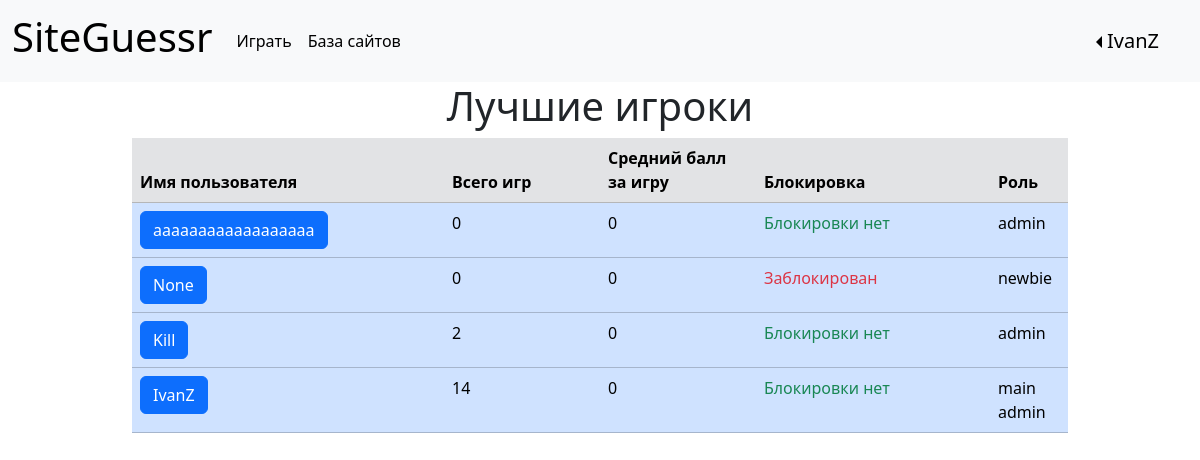
Page /user (signed in) on the earlier database version.
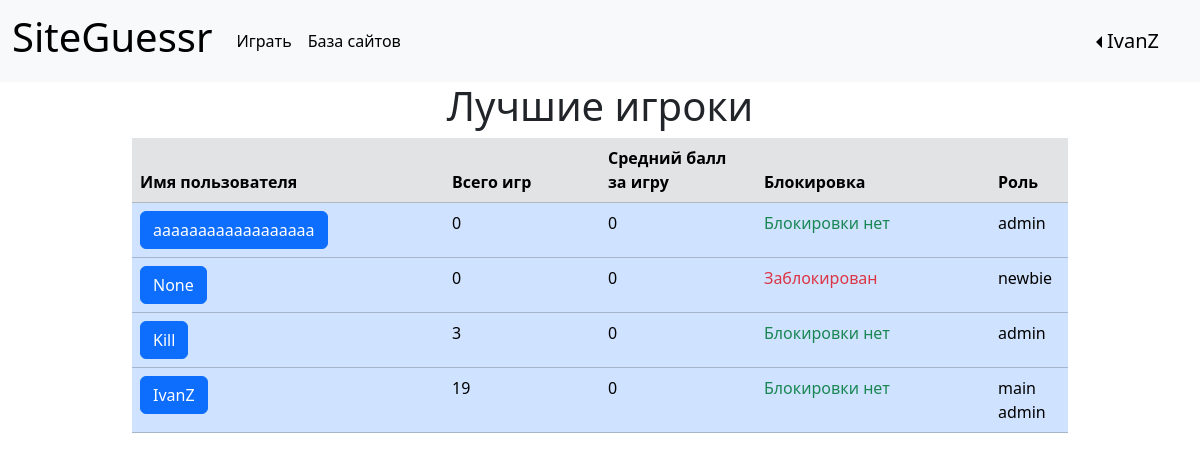
Same page on the later database version.
### data/users.py (models this page shows, shortened)
class User(SqlAlchemyBase, UserMixin, SerializerMixin):
    __tablename__ = 'user'
    id = sqlalchemy.Column(sqlalchemy.Integer,
                           primary_key=True, autoincrement=True)
    login = sqlalchemy.Column(sqlalchemy.String, unique=True, nullable=True)
    description = sqlalchemy.Column(sqlalchemy.String)  # описание
    role = sqlalchemy.Column(sqlalchemy.String, nullable=True, default="newbie")  # роль
    banned = sqlalchemy.Column(sqlalchemy.Boolean, nullable=True, default=False)  # бан
    created_date = sqlalchemy.Column(sqlalchemy.DateTime)
    modified_date = sqlalchemy.Column(sqlalchemy.DateTime)
    hashed_password = sqlalchemy.Column(sqlalchemy.String, nullable=True)
    statistic = orm.relationship("Statistic", back_populates='user', uselist=False)
    games = orm.relationship("Game", back_populates='user')
    website = orm.relationship("Website", back_populates='user')

### data/statistics.py (models this page shows)
class Statistic(SqlAlchemyBase, UserMixin, SerializerMixin):
    __tablename__ = 'statistic'
    id = sqlalchemy.Column(sqlalchemy.Integer,
                           primary_key=True, autoincrement=True)
    user_id = sqlalchemy.Column(sqlalchemy.Integer, sqlalchemy.ForeignKey("user.id"), nullable=True, unique=True)
    total_games = sqlalchemy.Column(sqlalchemy.Integer, nullable=True, default=0)  # общее количество сыгранных игр
    correct_answers = sqlalchemy.Column(sqlalchemy.Integer, nullable=True, default=0)  # количество правильных ответов
    wrong_answers = sqlalchemy.Column(sqlalchemy.Integer, nullable=True, default=0)  # количество неправильных ответов
    average_score = sqlalchemy.Column(sqlalchemy.Integer, nullable=True, default=0)  # средний балл за игру
    best_score = sqlalchemy.Column(sqlalchemy.Integer, nullable=True, default=0)  # лучший счёт
    user = orm.relationship('User')

### main.py (the view)
@app.route('/user', methods=['GET', 'POST'])
@login_required
def all_users():
    if not current_user.role == "main admin":
        return redirect("/")
    db_sess = db_session.create_session()
    params = {"title": "Все пользователи",
              "users": [user for user in
                        db_sess.query(User).order_by(
                            desc(User.login), desc(User.login)).all()]}
    return render_template("all_users.html", **params)

### data/db_session.py (called while the page is built)
def create_session() -> Session:
    global __factory
    return __factory()

### main.py (called while the page is built)
@login_manager.user_loader
def load_user(user_id):
    db_sess = db_session.create_session()
    return db_sess.query(User).get(user_id)

### templates/all_users.html
{% extends "base.html" %}
{% block content %}
<div class="main-body">
    <h1 class="text-center">Лучшие игроки</h1>
    <div class="container">
        <table class="table">
            <thead>
            <tr class="table-secondary">
                <th class="col-4" scope="col">Имя пользователя</th>
                <th class="col-2" scope="col">Всего игр</th>
                <th class="col-2" scope="col">Средний балл за игру</th>
                <th class="col-3" scope="col">Блокировка</th>
                <th class="col-3" scope="col">Роль</th>
            </tr>
            </thead>
            <tbody>
            {% for user in users %}
            <tr class="table-primary">
                <td><a class="btn btn-primary" href="/profile/{{ user.login }}" role="button">{{ user.login }}</a></td>
                <td>{{ user.statistic.total_games }}</td>
                <td>{{ user.statistic.average_score }}</td>
                <td>
                    {% if user.banned: %}
                    <div class="col-sm-9 text-danger">
                        Заблокирован
                    </div>
                    {% else: %}
                    <div class="col-sm-9 text-success">
                        Блокировки нет
                    </div>
                    {% endif %}
                </td>
                <td>{{ user.role }}</td>
            </tr>
            {% endfor %}
            </tbody>
        </table>
    </div>
</div>
{% endblock %}

### templates/base.html (shortened to what this page needs)
<!DOCTYPE html>
<html lang="ru">
<head>
    <link href="https://cdn.jsdelivr.net/npm/bootstrap@5.3.2/dist/css/bootstrap.min.css" rel="stylesheet"
>
    <link rel="stylesheet" type="text/css" href={{ url_for(
    'static', filename='css/style.css') }} />
</head>
<body>
<header>
    <nav class="navbar navbar-expand navbar-light bg-light">
        <div class="container-fluid">
            <a class="navbar-brand" href="/"><h1> SiteGuessr </h1></a>
            <div class="collapse navbar-collapse" id="navbarNav">
                <ul class="navbar-nav">
                    <li class="nav-item">
                        <a class="nav-link active" aria-current="page" href="/game">Играть</a>
                    </li>
                </ul>
                {% if current_user.role == "admin" or current_user.role == "main admin": %}
                <ul class="navbar-nav">
                    <li class="nav-item">
                        <a href="/websites" class="nav-link active" aria-current="page">База сайтов</a>
                    </li>
                </ul>
                {% endif %}
            </div>
            <div>
                {% if current_user.is_authenticated %}
                <div class="dropdown dropstart">
                    <button class="navbar-brand dropdown-toggle btn btn-outline-light"
                            id="dropdownMenuLink" data-bs-toggle="dropdown" aria-expanded="false">{{
                        current_user.login
                        }}
                    </button>
                </div>
                {% else %}
                <div class="d-grid gap-2 d-md-block">
                    <a class="btn btn-primary" href="/register">Регистрация</a>
                    <a class="btn btn-success" href="/login">Авторизоваться</a>
                </div>
                {% endif %}
            </div>
        </div>
    </nav>
</header>
{% block content %} {% endblock %}
</body>
</html>

Differences in the rows shown:
changed User "IvanZ": statistic.total_games "14" → "19"
changed User "Kill": statistic.total_games "2" → "3"
